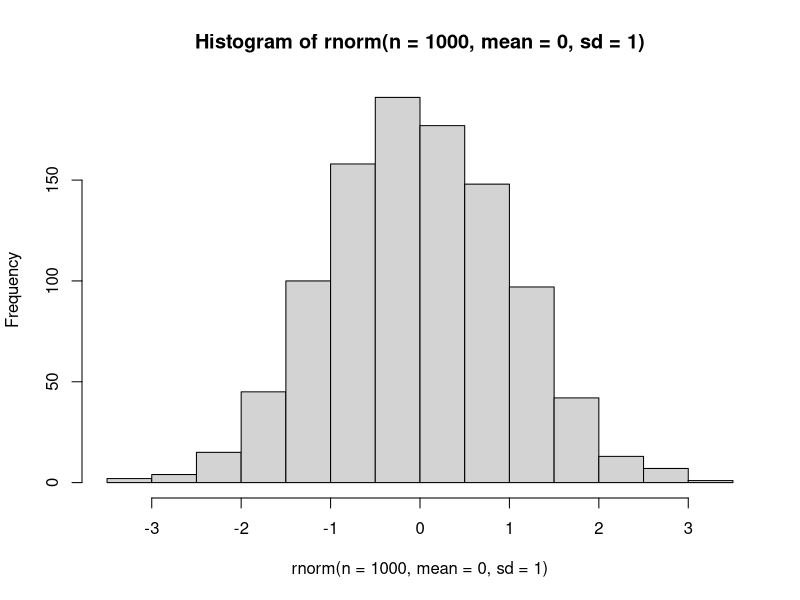
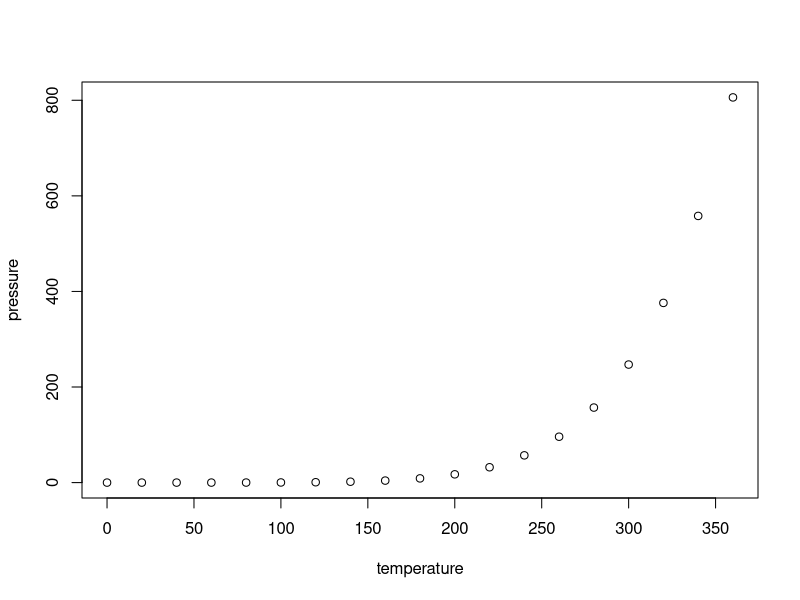

Here is the R script that generated these plots, in order:
## ---- chunk 1
knitr::opts_chunk$set(echo = TRUE)
## ---- chunk 2
1 + 1
## ---- chunk 3
rnorm(n=10, mean=0, sd=1)  # Gerar 10 números ~ N(0, 1)
hist(rnorm(n=1000, mean=0, sd=1))  # Histograma dos números gerados
## ---- chunk 4
library(dplyr) # Pacote para manipulacao de base de dados
library(MASS) # Normalmente nao eh carregado diretamente (via outro pacote)
## ---- chunk 5
head(cars) # Visualizando 6 linhas iniciais da base de dados 'cars'
summary(cars) # Resumindo base de dados 'cars'
## ---- chunk 6
plot(pressure)
